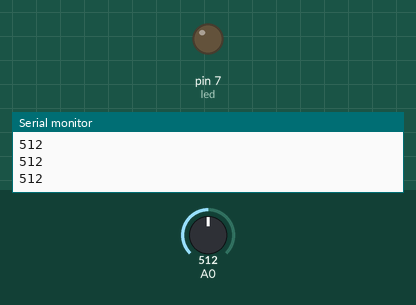
Simulated run of this sketch. Board: Arduino Uno, built with avr-gcc and run on an emulated ATmega328P. Shown: output pins drawn as LEDs (lit = HIGH), the last lines printed to the serial monitor. The test bench sets the inputs (shaded band); at power-on: A0 = 512.

Above: at 1.2 s.
1.3 s: A0 set to 788
2.8 s: A0 set to 815
At 4.0 s:
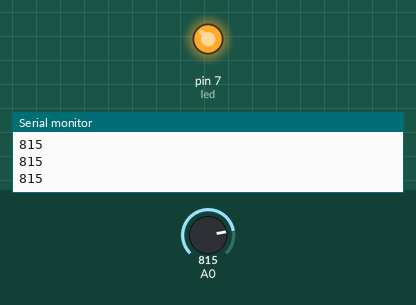
4.3 s: A0 set to 790
At 5.1 s:
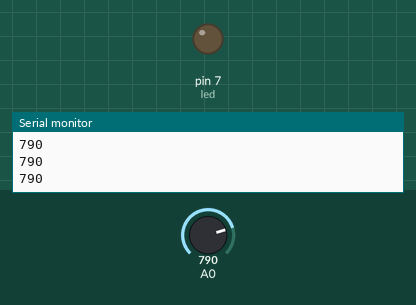
5.8 s: A0 set to 810
At 6.3 s:
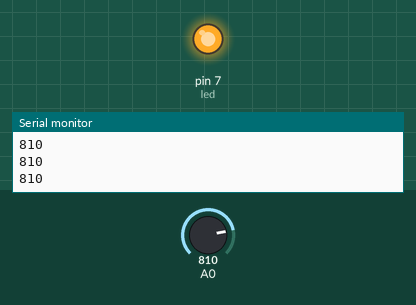
Timing chart, 0 to 8.3 s (numbered marks = the images above; inputs shaded):
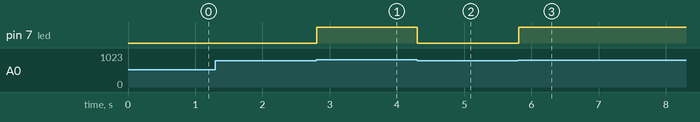

Measured:
- the behaviour switches between 799 and 800 on A0 (found by bisection; images 0 and 1)
- after the input at 2.8 s, pin 7 (led): LOW → HIGH at once
- after the input at 4.3 s, pin 7 (led): HIGH → LOW at once
- after the input at 5.8 s, pin 7 (led): LOW → HIGH at once

The sketch:

Proyecto_de_luces.ino
```cpp
int Fotocelda;
int led = 7;

void setup() {
  // put your setup code here, to run once:
  Serial.begin(9600);
  pinMode(led, OUTPUT);
}

void loop() {
  // put your main code here, to run repeatedly:
 Fotocelda=analogRead(A0);
 Serial.println(Fotocelda);
 if(Fotocelda >= 800){
  digitalWrite(led, HIGH);
 }else{
  digitalWrite(led, LOW);
 }
}
```
